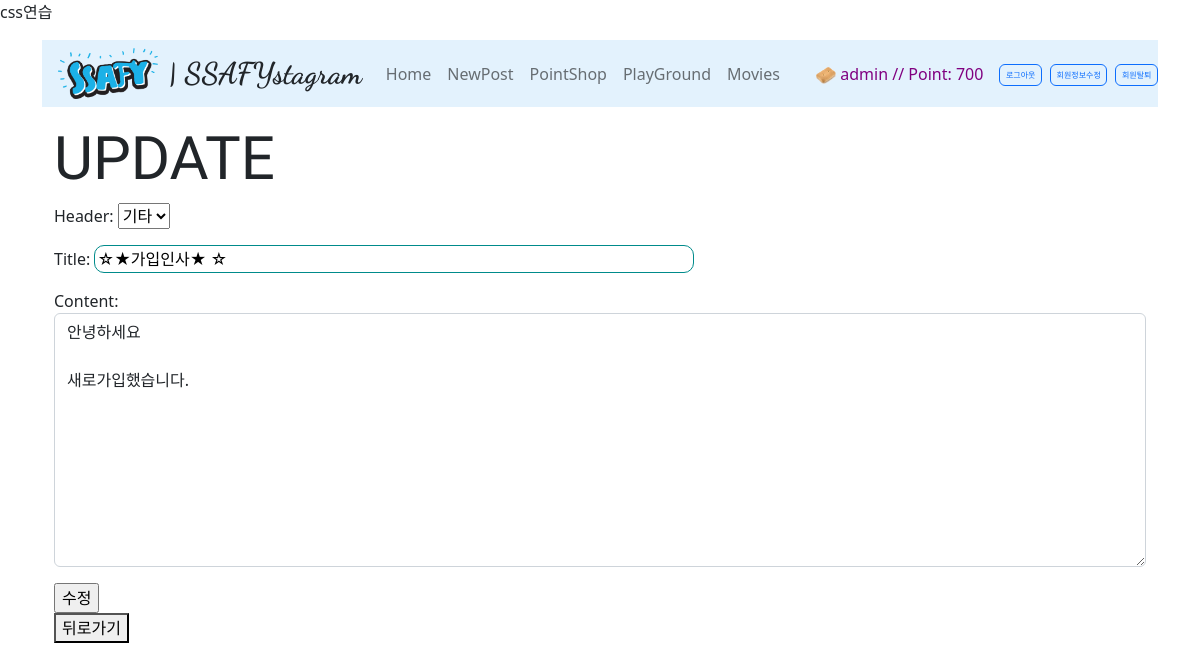
Screenshot of /articles/82/update/ (signed in) with the database file from the repository.
### articles/models.py (models this page shows, shortened)
class Profile(models.Model):
    username = models.CharField(max_length=50)
    icon_id = models.IntegerField(default=0)
    icon_url = models.TextField(default='icon/gunbbang.png')

class Article(models.Model):
    header_choices = (
	('기타', '기타'),
    ('잡담', '잡담'),
    ('유머', '유머'),
    ('게임', '게임'),
    ('일상', '일상'),
    )
    header = models.CharField(max_length=2, choices=header_choices, default='기타')
    username = models.CharField(default='익명',max_length=50)
    title = models.CharField(max_length=30)
    content = models.TextField()
    count = models.IntegerField(default=0)
    up_count = models.IntegerField(default=0)
    comment_count = models.IntegerField(default=0)
    created_at = models.DateTimeField(auto_now_add=True)
    updated_at = models.DateTimeField(auto_now=True)

### accounts/models.py (models this page shows)
class User(AbstractUser):
    point = models.IntegerField(default=500)
    pass

### articles/views.py (the view)
# urls.py: path('update/', views.update, name='update'),
@login_required
def update(request, article_pk):
    article = Article.objects.get(pk=article_pk)
    if request.method == 'POST':
        form = ArticleForm(request.POST, instance=article)
        if form.is_valid():
            form.save()
            return redirect('articles:detail', article.pk)
    else:
        form = ArticleForm(instance=article)
    context = {
        'article': article, # 이걸줘야 article.pk를 edit페이지에서 씀
        'form': form,
    }
    return render(request, 'articles/update.html', context)

### articles/forms.py
class ArticleForm(forms.ModelForm):
    title = forms.CharField(
        label='Title',
        widget=forms.TextInput(
            attrs={
                'class': 'titlebox',
                'placeholder': '  제목을 입력바람!'
            }
        )
    )
    content = forms.CharField(
        label='Content',
        widget=forms.Textarea(
            attrs={
                'class': 'form-control',
                'placeholder': '내용을 입력바람!'
            }
        )
    )
    class Meta:
        model = Article
        fields = ('header', 'title', 'content',)

### articles/context_processors.py (called while the page is built)
def profile_processor(request):
    first_profile = Profile()
    first_profile.icon_url = 'icon/anonymous.png'
    is_anonymoususer = str(request.user) == 'AnonymousUser'
    if is_anonymoususer == False:
        [first_profile] = Profile.objects.filter(username=request.user.username) # 일치하는 이름으로 필터로 거름 (get은 없으면 오류)
    return {
        'profile': first_profile,
    }

### articles/templates/articles/update.html (shortened to what this page needs)
{% extends 'base.html' %}
{% block content %}
  <h1>UPDATE</h1>
  <form action="{% url 'articles:update' article.pk %}" method="POST">
    {{ form.as_p }}
    <input type="submit" value="수정">
  </form>
  <a href="{% url 'articles:detail' article.pk %}">
    <button>뒤로가기</button>
  </a>
{% endblock content %}

### templates/base.html (shortened to what this page needs)
{% load static %}
<!DOCTYPE html>
<html lang="en">
  <head>
    <link href="https://cdn.jsdelivr.net/npm/bootstrap@5.2.0-beta1/dist/css/bootstrap.min.css" rel="stylesheet">
    <link rel="stylesheet" href="{% static 'css/style.css' %}">
    <link rel="stylesheet" href="{% static 'css/movie_style.css' %}">
    <link rel="stylesheet" href="{% static 'css/test.css' %}">
  </head>
  <body>
    <a href="{% url 'articles:test' %}">css연습</a>
    <div class="container">
      <nav class="navbar navbar-expand-lg navbar-light my-3" style="background-color: #e3f2fd;">
        <a class="navbar-brand disabled">
          <i class="fab fa-instagram ">
            <a href="{% url 'articles:index' %}"><img src="{% static 'img/ssafy.png' %}" width='100px;' style='margin-right: 10px;'></a>
          </i>
          <span class="insta">| SSAFYstagram</span>
        </a>
        <div class="collapse navbar-collapse justify-content-between" id="navbarNav">
          <ul class="navbar-nav ms-3">
            <li class="nav-item active">
              <a class="nav-link" href="{% url 'articles:index' %}">Home</a>
            </li>
            <li class="nav-item">
              <a class="nav-link" href="{% url 'articles:create' %}">NewPost</a>
            </li>
            <li class="nav-item">
              <a class="nav-link" href="{% url 'articles:pointshop' %}">PointShop</a>
            </li>
            <li class="nav-item">
              <a class="nav-link" href="{% url 'articles:download' %}">PlayGround</a>
            </li>
            <li class="nav-item">
              <a class="nav-link" href="{% url 'movies:movies' %}">Movies</a>
            </li>
          </ul>
          <ul class="navbar-nav ms-3 align-items-center">
            <li class="nav-item">
              <a href="{% url 'articles:profile' %}" class="nav-link" style="color: purple;">
                <img style="width: 20px; height: 20px;" src="{% static profile.icon_url %}" alt="icon"/>
                {{ user }}
                {% if request.user.is_authenticated %}
                  // Point:
                  {{ user.point }}
                {% endif %}
              </a>
            </li>
            {% if request.user.is_authenticated %}
              <li class="nav-item">
                <form class="nav-link" action="{% url 'accounts:logout' %}" method="POST">
                  <button type="submit" class="btn btn-outline-primary padzero">로그아웃</button>
                </form>
              </li>
              <li class="nav-item me-2">
                <a class="nav-link" href="{% url 'accounts:update' %}" style="padding: 0px; ">
                  <button type="button" class="btn btn-outline-primary padzero">회원정보수정</button>
                </a>
              </li>
              <li class="nav-item">
                <a class="nav-link" style="padding: 0px; ">
                  <button type="button" data-bs-toggle="modal" data-bs-target="#exampleModal" class="btn btn-outline-primary padzero ">회원탈퇴</button>
                </a>
              </li>
            {% endif %}
          </ul>
        </div>
      </nav>
      <div class="container">
        {% block content %}{% endblock content %}
      </div>
    </body>
  </html>

### articles/static/css/style.css (style rules this page uses)
h1 { font-family: 'Cute Font'; font-size: 60px; white-space: nowrap; overflow: hidden; text-overflow: ellipsis; }
.insta { font-family: 'Dancing Script', cursive; font-size: 30px; font-weight: 900; }
.padzero { --bs-btn-padding-y: .25rem; --bs-btn-padding-x: .35rem; --bs-btn-font-size: .5rem; }
a { text-decoration: none; color: inherit; }
.titlebox { width: 600px; border-radius: 10px; border:solid 1px darkcyan; outline: none; }

### rows the page displays
Profile: icon_url (picture)
User: username "admin", point "700"
Article: header "기타", title "☆★가입인사★ ☆", content "안녕하세요 새로가입했습니다."
